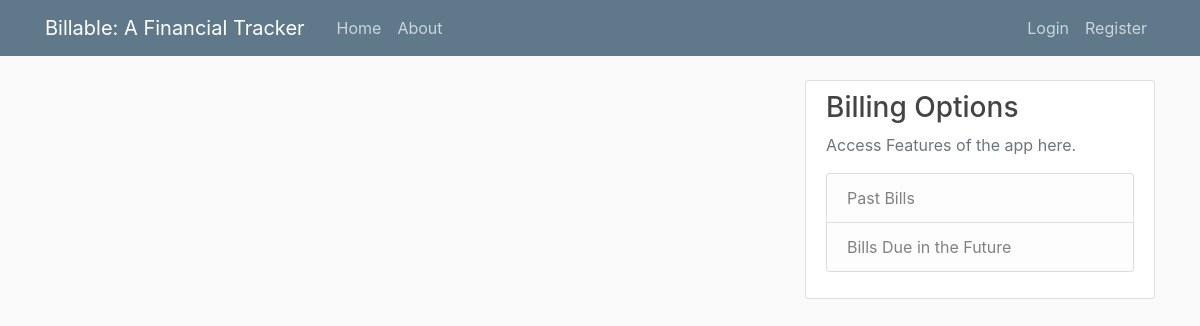
/, run on an earlier commit of the app's database.
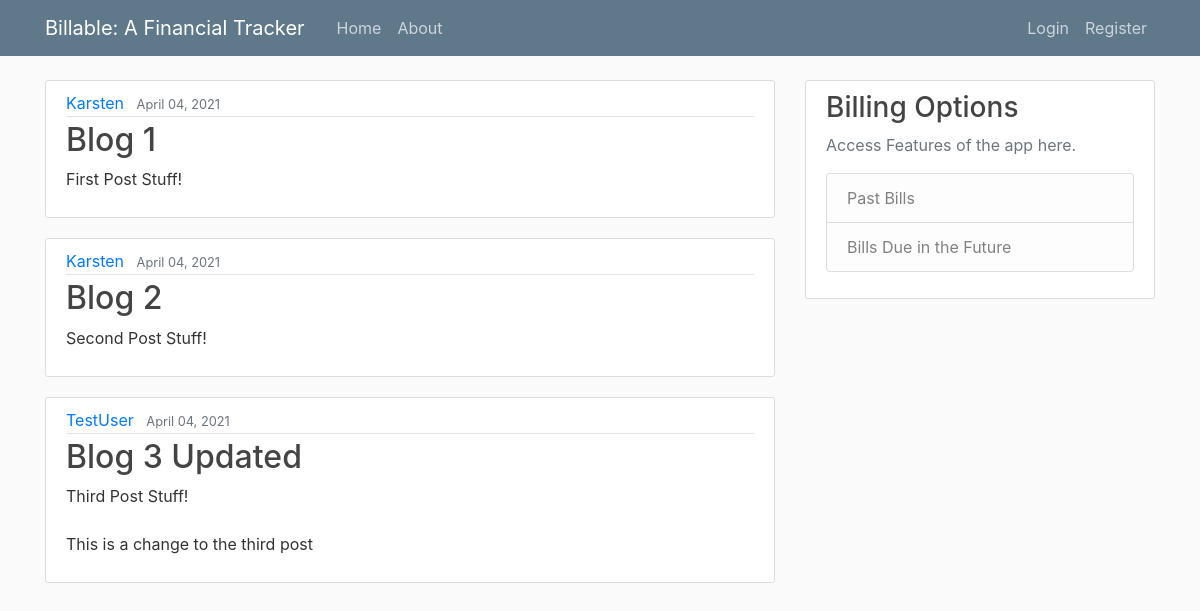
And on a later commit of the database.
### SubmitData/models.py (models this page shows, shortened)
class Post(models.Model):
    title = models.CharField(max_length=100)
    content = models.TextField()
    date_posted = models.DateTimeField(default=timezone.now)
    author = models.ForeignKey(User, on_delete=models.CASCADE)

### SubmitData/views.py (the view)
# urls.py: 2. Add a URL to urlpatterns:  path('', views.home, name='home')
def home(request):
    context = {
        'posts': Post.objects.all()
    }
    return render(request, 'SubmitData/home.html', context)

### SubmitData/templates/SubmitData/home.html
{% extends "SubmitData/base.html"  %}
{% block content %}
    {% for post in posts %}
    <article class="media content-section">
        <div class="media-body">
          <div class="article-metadata">
            <a class="mr-2" href="#">{{ post.author }}</a>
            <small class="text-muted">{{ post.date_posted|date:"F d, Y" }}</small>
          </div>
          <h2><a class="article-title" href="#">{{ post.title }}</a></h2>
          <p class="article-content">{{ post.content }}</p>
        </div>
      </article>
    {% endfor %}
{% endblock content %}

### SubmitData/templates/SubmitData/base.html (shortened to what this page needs)
{% load static %}
<!DOCTYPE html>
<html>
<head>
    <link rel="stylesheet" href="https://maxcdn.bootstrapcdn.com/bootstrap/4.0.0/css/bootstrap.min.css">
    <link rel="stylesheet" type="text/css" href="{% static 'SubmitData/main.css' %}">
</head>
<body>
    <header class="site-header">
        <nav class="navbar navbar-expand-md navbar-dark bg-steel fixed-top">
          <div class="container">
            <a class="navbar-brand mr-4" href="{% url 'Submit-Data' %}">Billable: A Financial Tracker</a>
            <div class="collapse navbar-collapse" id="navbarToggle">
              <div class="navbar-nav mr-auto">
                <a class="nav-item nav-link" href="{% url 'Submit-Data' %}">Home</a>
                <a class="nav-item nav-link" href="{% url 'About-Submit-Data' %}">About</a>
              </div>
              <div class="navbar-nav">
                {% if user.is_authenticated %}
                  <a class="nav-item nav-link" href="{% url 'profile' %}">Profile</a>
                  <a class="nav-item nav-link" href="{% url 'logout' %}">Logout</a>
                {% else %}
                  <a class="nav-item nav-link" href="{% url 'login' %}">Login</a>
                  <a class="nav-item nav-link" href="{% url 'register' %}">Register</a>
                {% endif %}
              </div>
            </div>
          </div>
        </nav>
      </header>
    <main role="main" class="container">
    <div class="row">
        <div class="col-md-8">
          {% block content %}{% endblock %}
        </div>
        <div class="col-md-4">
        <div class="content-section">
            <h3>Billing Options</h3>
            <p class='text-muted'>Access Features of the app here.
            <ul class="list-group">
                <li class="list-group-item list-group-item-light">Past Bills</li>
                <li class="list-group-item list-group-item-light">Bills Due in the Future</li>
            </ul>
            </p>
        </div>
        </div>
    </div>
    </main>
</body>
</html>

### SubmitData/static/SubmitData/main.css (style rules this page uses)
body { background: #fafafa; color: #333333; margin-top: 5rem; }
h1, h2, h3, h4, h5, h6 { color: #444444; }
ul { margin: 0; }
.bg-steel { background-color: #5f788a; }
.site-header .navbar-nav .nav-link { color: #cbd5db; }
.content-section { background: #ffffff; padding: 10px 20px; border: 1px solid #dddddd; border-radius: 3px; margin-bottom: 20px; }
.article-title { color: #444444; }
.article-content { white-space: pre-line; }
.article-metadata { padding-bottom: 1px; margin-bottom: 4px; border-bottom: 1px solid #e3e3e3 }

What changed in the data, as far as the page shows it:
added Post: author "Karsten", date_posted "April 04, 2021", title "Blog 1", content "First Post Stuff!"
added Post: author "Karsten", date_posted "April 04, 2021", title "Blog 2", content "Second Post Stuff!"
added Post: author "TestUser", date_posted "April 04, 2021", title "Blog 3 Updated", content "Third Post Stuff! This is a change to the third post"
